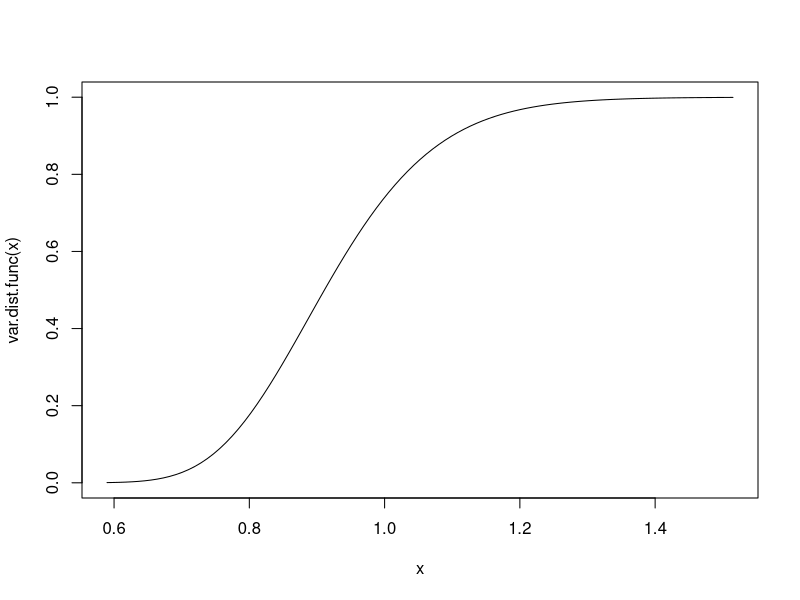
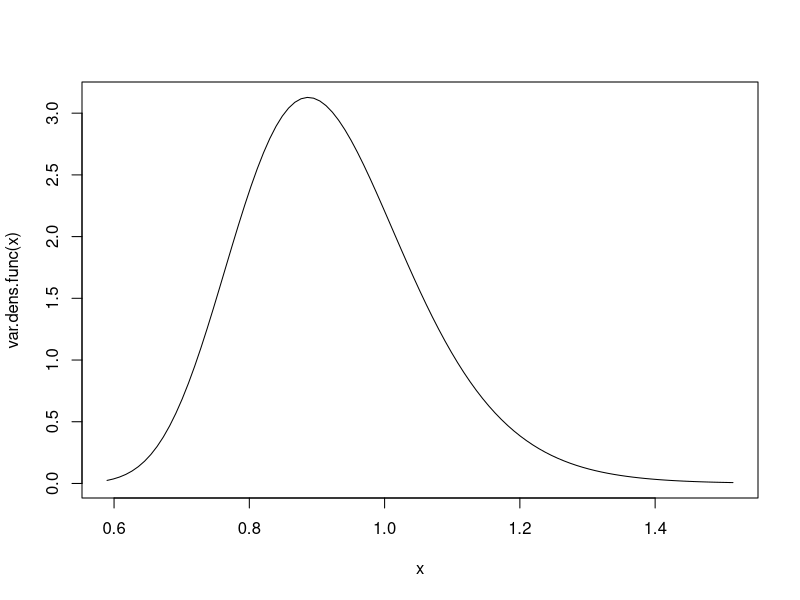
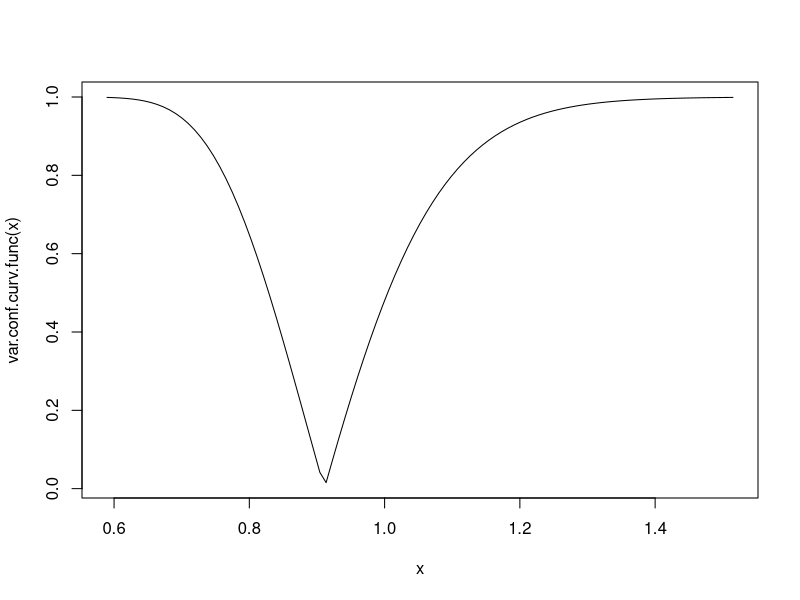
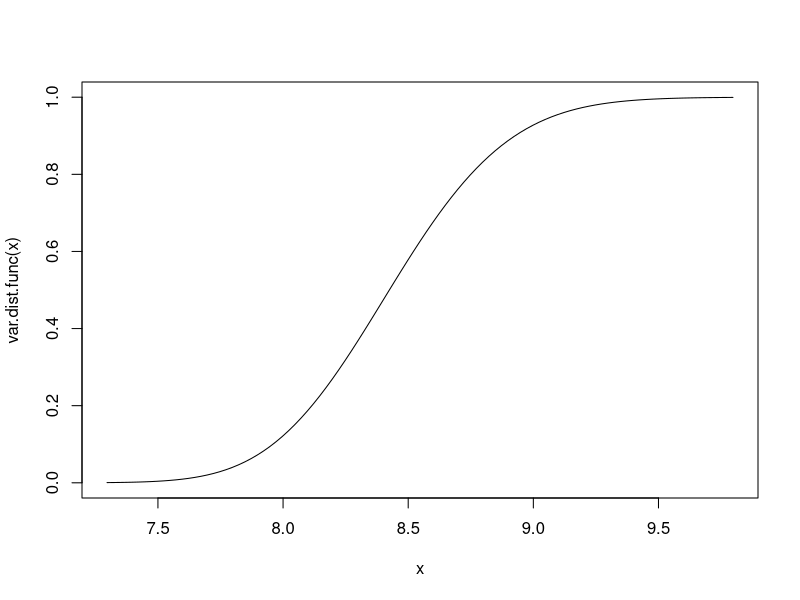
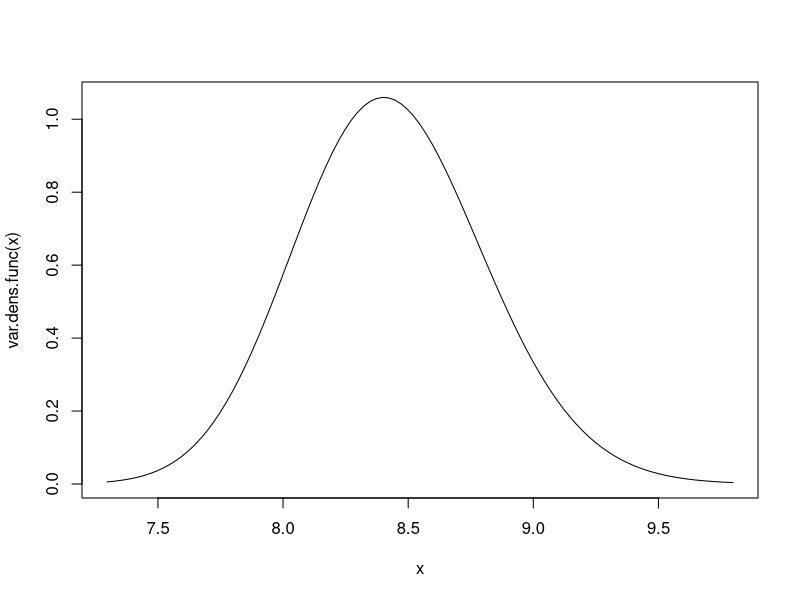
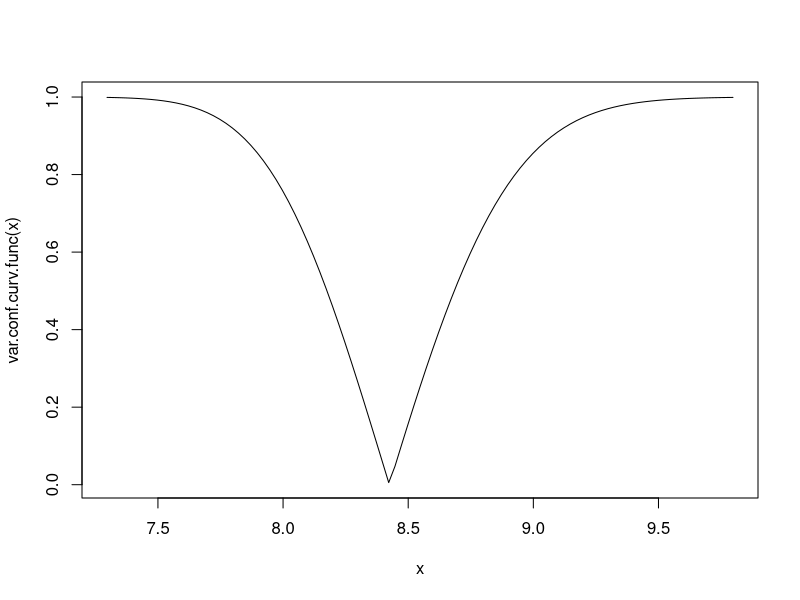

Reproduce these figures in R, in order. (Note: this script raises an error after producing the figures.)
## ---- chunk 1
var.conf <- function (x, plot = TRUE) {
  
  n <- length(x)
  s.sq <- sd(x)^2
  
  
    
    var.dist.func <- function(var) 1-pchisq(((n-1)*s.sq)/var, df = (n-1))
    
    var.dens.func <- function(var) (((n-1)*s.sq)/(var^2))*dchisq(((n-1)*s.sq)/var, df = (n-1))
    
    var.conf.curv.func <- function(var) abs(2*(1-pchisq(((n-1)*s.sq)/var, df = (n-1)))-1)

    var.quantile.func <- function(p) ((n-1)*s.sq)/qchisq(1-p, df = n-1)


    
    x.list <- list(pconf = var.dist.func, dconf = var.dens.func, cconf = var.conf.curv.func, qconf = var.quantile.func)
    
    if (plot){
      crit.left <- ((n-1)*s.sq)/qchisq(0.9995, df = n-1)
      crit.right <- ((n-1)*s.sq)/qchisq(0.0005, df = n-1)
      exp.dist <- curve(var.dist.func, from = crit.left, to = crit.right)
      exp.dens <- curve(var.dens.func, from = crit.left, to = crit.right)
      exp.cc <- curve(var.conf.curv.func, from = crit.left, to = crit.right)
      }

}
## ---- chunk 2
gauss.rand.samp.1 <- rnorm(n=100)
## ---- chunk 3
var.conf(gauss.rand.samp.1)
## ---- chunk 4
gauss.rand.samp.2 <- rnorm(n=1000, mean = 10, sd = 3)

## ---- chunk 5
var.conf(gauss.rand.samp.2)
## ---- chunk 6
sd(weightchange$weightchange[weightchange$diet=="Low Carb"])^2
var.conf(weightchange$weightchange[weightchange$diet=="Low Carb"])
## ---- chunk 7
sd(weightchange$weightchange[weightchange$diet=="Low Fat"])^2
var.conf(weightchange$weightchange[weightchange$diet=="Low Fat"])
## ---- chunk 8
n <- 100
s.sq = 1

integrate(var.dens.func, lower = -Inf, upper = 1.000000001)

    var.dist.func <- function(var) 1-pchisq(((n-1)*s.sq)/var, df = (n-1))
    
    var.dens.func <- function(var) (((n-1)*s.sq)/(var^2))*dchisq(((n-1)*s.sq)/var, df = (n-1))
    
    area.var.dens <- function(u) integrate(var.dens.func, lower = -Inf, upper = u)
    
var.dist.func(1)
area.var.dens(1.0000000001)
## ---- chunk 9
var.quantile.func <- function(p) ((n-1)*s.sq)/qchisq(1-p, df = n-1)


var.quantile.func(.95)
var.dist.func(1.284941)
## ---- chunk 10
x <- c(1,2,3,4,5)
s.sq <- 2
n <-5


var.conf.curv.func <- function(var) abs(2*(1-pchisq(((n-1)*s.sq)/var, df = (n-1)))-1)

curve(var.conf.curv.func, from = 0, to = 5)
